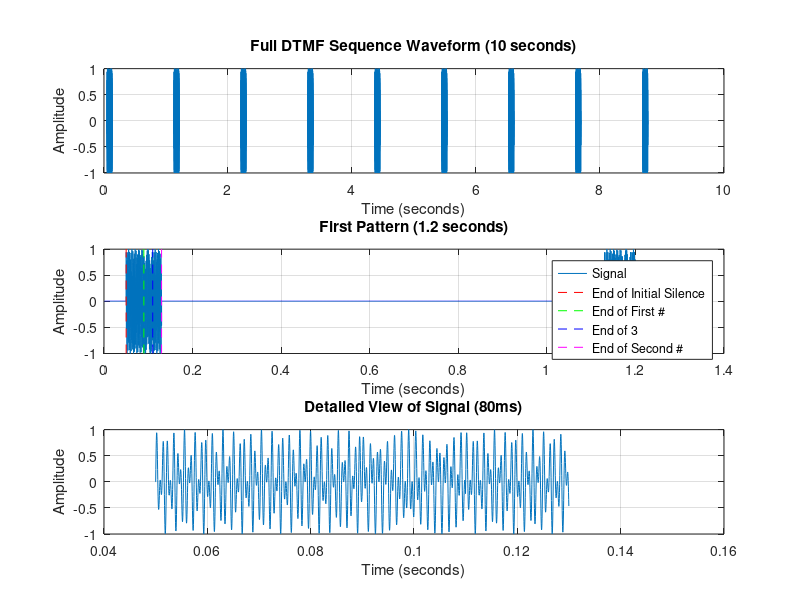

MATLAB code to generate this figure:
clear all;
close all;

% Load the data
load('dtmf_data.mat');

% Create figure with three subplots
figure('Position', [100 100 1200 800]);

% First subplot: Full 10-second waveform
subplot(3,1,1);
plot(t, output);
title('Full DTMF Sequence Waveform (10 seconds)');
xlabel('Time (seconds)');
ylabel('Amplitude');
grid on;

% Second subplot: First 1.2 seconds (first pattern)
subplot(3,1,2);
zoom_duration = 1.2;
zoom_samples = round(zoom_duration * Fs);
plot(t(1:zoom_samples), output(1:zoom_samples));
title('First Pattern (1.2 seconds)');
xlabel('Time (seconds)');
ylabel('Amplitude');
grid on;

% Add markers for different sections
hold on;
initial_silence_end = 0.05;
first_hash_end = initial_silence_end + 0.04;
first_three_end = first_hash_end + 0.02;
first_hash_short_end = first_three_end + 0.02;

% Plot vertical lines at transition points
plot([initial_silence_end initial_silence_end], ylim, 'r--');
plot([first_hash_end first_hash_end], ylim, 'g--');
plot([first_three_end first_three_end], ylim, 'b--');
plot([first_hash_short_end first_hash_short_end], ylim, 'm--');
legend('Signal', 'End of Initial Silence', 'End of First #', 'End of 3', 'End of Second #');

% Third subplot: Super zoomed in view (80ms of signal)
subplot(3,1,3);
start_sample = round(0.05 * Fs);  % Start at the end of initial silence
zoom_samples_detailed = round(0.08 * Fs);  % Show 80ms of signal
t_detailed = t(start_sample:start_sample+zoom_samples_detailed);
signal_detailed = output(start_sample:start_sample+zoom_samples_detailed);
plot(t_detailed, signal_detailed);
title('Detailed View of Signal (80ms)');
xlabel('Time (seconds)');
ylabel('Amplitude');
grid on;